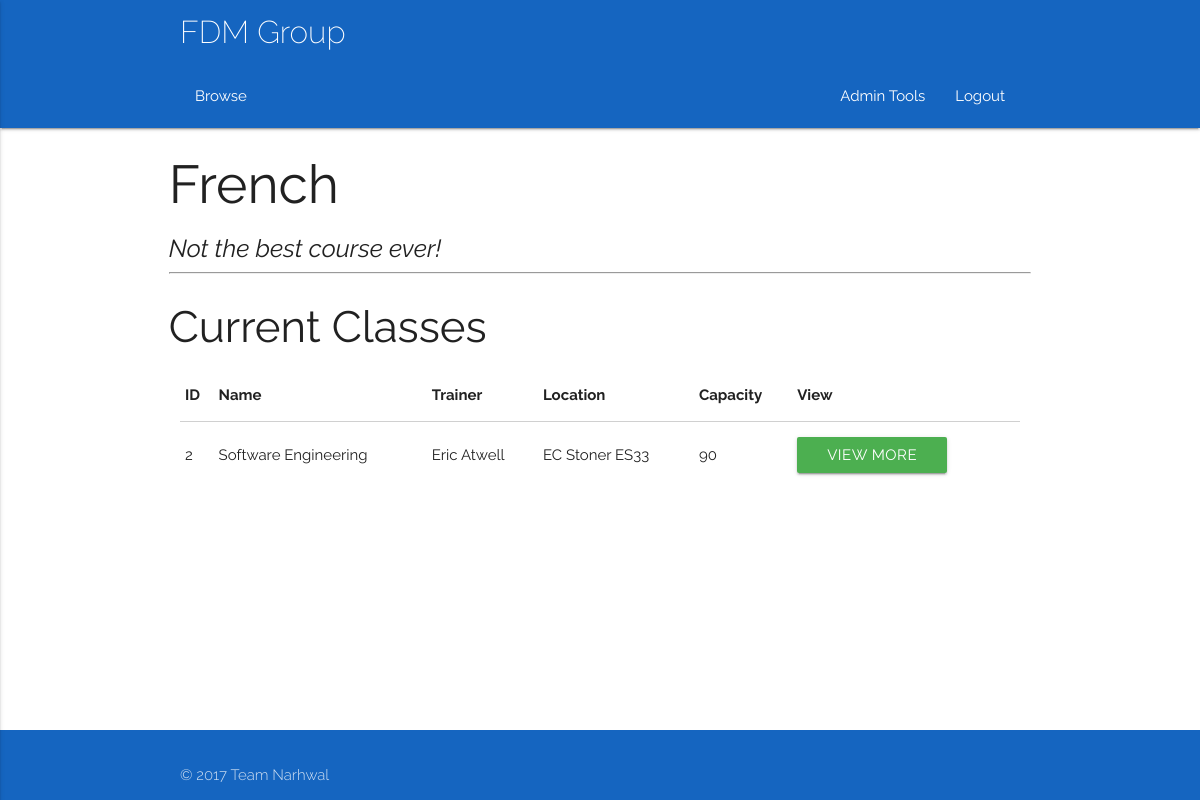
Before: /course/1 (signed in) with the older database file.
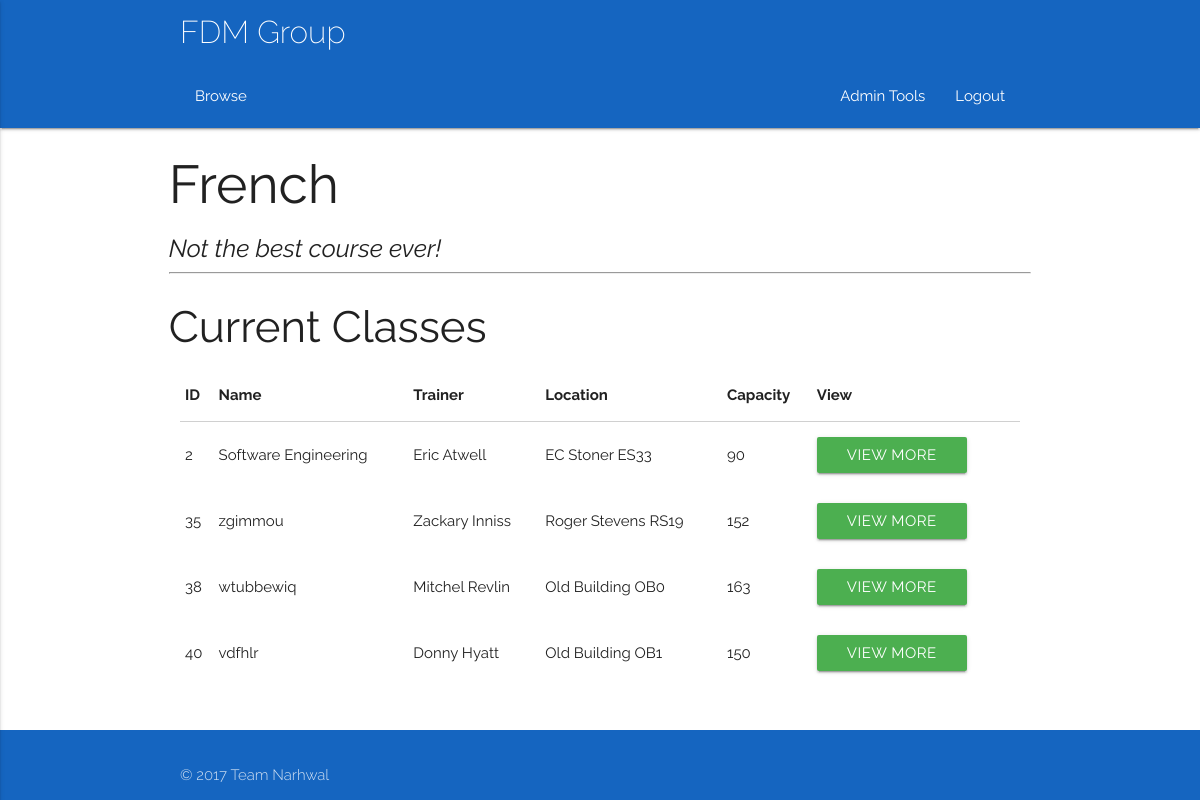
After: the same page with the newer database file.
### app/models.py (models this page shows, shortened)
class Class(db.Model):
	__tablename__ = 'Class'
	classID = db.Column(db.Integer, primary_key = True)
	coursePoint = db.Column(db.Integer, db.ForeignKey('Course.courseID'))
	course = db.relationship("Course", foreign_keys = [coursePoint])
	courseID = db.Column(db.Integer)
	title = db.Column(db.String(100))
	description = db.Column(db.String(100))
	capacity = db.Column(db.Integer)
	startDate = db.Column(db.DateTime)
	duration = db.Column(db.Integer)
	endDate = db.Column(db.DateTime)
	reqFac = db.Column(db.String(100), default = 'None')
	preTrain = relationship("Class")
	parent_id = Column(db.Integer, ForeignKey('Class.classID'))
	locationPoint = db.Column(db.Integer, db.ForeignKey('Room.roomID'))
	location = db.relationship("Room", foreign_keys = [locationPoint])
	trainerPoint = db.Column(db.Integer, db.ForeignKey('Trainer.trainerID'))
	trainer = db.relationship("Trainer", foreign_keys = [trainerPoint])
	attendanceList = db.relationship('Delegate', secondary = association_table)
	waitList = db.relationship('Delegate', secondary = waiting_table)

class User(db.Model):
	__tablename__ = 'User'
	userID = db.Column(db.Integer, primary_key = True)
	name = db.Column(db.String(100))
	username = db.Column(db.String(100))
	email = db.Column(db.String(100))
	password = db.Column(db.String(100))
	type = db.Column(db.String(100))
	__mapper_args__ = {
		'polymorphic_identity': 'base',
		'polymorphic_on': type
	}

class Room(db.Model):
	__tablename__ = 'Room'
	roomID = db.Column(db.Integer, primary_key = True)
	capacity = db.Column(db.Integer)
	roomType = db.Column(db.String(100))
	roomCode = db.Column(db.String(100))
	building = db.Column(db.String(100))
	location = db.Column(db.String(100))
	facilities = db.Column(db.String(100))
	picURL = db.Column(db.String(100))
	accessRating = db.Column(db.String(100))

### app/views.py (the view)
@app.route('/course/<id>')
@login_required
def course(id):
    courseID = id
    if current_user.type != 'Admin':
        abort(403)
    current_course = courses(courseID=courseID)
    courseClassList = classes(course=current_course)
    if type(courseClassList) != list:
        courseClassList = [courseClassList]
    return render_template('courseDetails.html', title='Trainer Schedule', current_course=current_course, courseClassList=courseClassList)

### app/views.py (called while the page is built)
@login_manager.user_loader
def load_user(id):
    return models.User.query.get(id)

### queries.py (called while the page is built)
def listConvert(x):
    if(x.count() == 1):
        x = x[0]
        return x
    else:
        y = []
    for i in x:
        y.append(i)
    return y

def classes(**kwargs):
    q = models.Class.query.filter_by(**kwargs)
    q = listConvert(q)
    return q

def courses(**kwargs):
    q = models.Course.query.filter_by(**kwargs)
    q = listConvert(q)
    return q

### app/templates/courseDetails.html
{% extends "base.html" %} {% block content %}
<div class="container">
    <div class="row">
        <h2>{{current_course.title}}</h2>
        <h5><i>{{current_course.description}}</i></h5>
        <hr>
    </div>
    <div class = "row">
    <h3>Current Classes </h3>
            <div class="col s12">
            <table id="todo-table" class="responsive-table">
                <thead>
                    <tr>
                        <th>ID</th>
                        <th>Name</th>
                        <th>Trainer</th>
                        <th>Location</th>
                        <th>Capacity</th>
                        <th>View</th>
                    </tr>
                </thead>
                <tbody>
                    {%- for item in courseClassList %}
                    <tr>
                        <td>{{ item.classID }} </td>
                        <td>{{ item.title }}</td>
                        <td>{{ item.trainer.name }}</td>
                        <td>{{ item.location.building}} {{item.location.roomCode}}</td>
                        <td>{{ item.capacity }} </td>
                        <td>
                            <a href="/class/{{item.classID}}">
                                <button type="submit" href="/class/{{item.classID}}" class="waves-effect waves-light btn green">View More</button></a>
                        </td>
                        <td>
                    </tr>
                    {%- endfor %}
                </tbody>
            </table>
        </div>
        </div>
    </div>
    {% endblock %}

Changed rows visible on the page:
added Class: classID "35", title "zgimmou", trainer.name "Zackary Inniss", location.building "Roger Stevens", location.roomCode "RS19", capacity "152"
added Class: classID "38", title "wtubbewiq", trainer.name "Mitchel Revlin", location.building "Old Building", location.roomCode "OB0", capacity "163"
added Class: classID "40", title "vdfhlr", trainer.name "Donny Hyatt", location.building "Old Building", location.roomCode "OB1", capacity "150"
